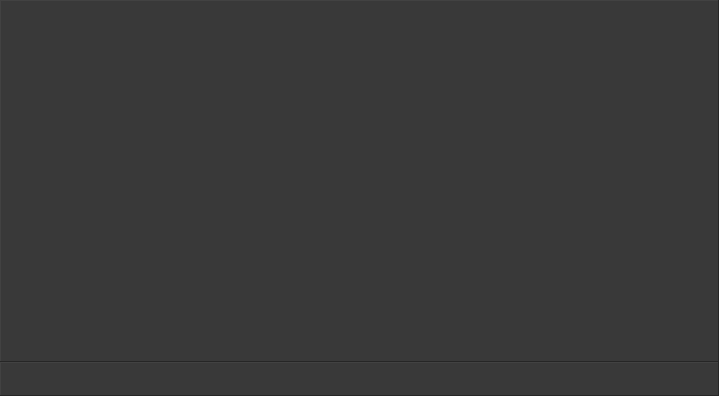
<?xml version="1.0" encoding="UTF-8"?>
<ui version="4.0">
 <class>BrowserForm</class>
 <widget class="QWidget" name="BrowserForm">
  <property name="geometry">
   <rect>
    <x>0</x>
    <y>0</y>
    <width>719</width>
    <height>396</height>
   </rect>
  </property>
  <property name="windowTitle">
   <string>Form</string>
  </property>
  <property name="styleSheet">
   <string notr="true">QToolButton{
border:0px solid rgb(170, 0, 0);
border-radius:3px ;
font-weight: bold ;
}</string>
  </property>
  <layout class="QVBoxLayout" name="verticalLayout_2" stretch="0,9">
   <property name="spacing">
    <number>0</number>
   </property>
   <property name="leftMargin">
    <number>0</number>
   </property>
   <property name="topMargin">
    <number>0</number>
   </property>
   <property name="rightMargin">
    <number>0</number>
   </property>
   <property name="bottomMargin">
    <number>0</number>
   </property>
   <item>
    <widget class="QFrame" name="frame">
     <property name="font">
      <font>
       <family>新宋体</family>
      </font>
     </property>
     <property name="styleSheet">
      <string notr="true">background-color: rgb(57, 57, 57);
</string>
     </property>
     <property name="frameShape">
      <enum>QFrame::Panel</enum>
     </property>
     <property name="frameShadow">
      <enum>QFrame::Raised</enum>
     </property>
     <layout class="QHBoxLayout" name="horizontalLayout">
      <property name="leftMargin">
       <number>6</number>
      </property>
      <property name="topMargin">
       <number>6</number>
      </property>
      <property name="rightMargin">
       <number>6</number>
      </property>
      <property name="bottomMargin">
       <number>6</number>
      </property>
      <item>
       <spacer name="horizontalSpacer">
        <property name="orientation">
         <enum>Qt::Horizontal</enum>
        </property>
        <property name="sizeHint" stdset="0">
         <size>
          <width>40</width>
          <height>20</height>
         </size>
        </property>
       </spacer>
      </item>
     </layout>
    </widget>
   </item>
   <item>
    <layout class="QVBoxLayout" name="verticalLayout">
     <property name="spacing">
      <number>0</number>
     </property>
     <property name="leftMargin">
      <number>0</number>
     </property>
     <property name="topMargin">
      <number>0</number>
     </property>
     <property name="rightMargin">
      <number>0</number>
     </property>
     <property name="bottomMargin">
      <number>0</number>
     </property>
     <item>
      <widget class="QFrame" name="frame_2">
       <property name="minimumSize">
        <size>
         <width>0</width>
         <height>34</height>
        </size>
       </property>
       <property name="maximumSize">
        <size>
         <width>16777215</width>
         <height>34</height>
        </size>
       </property>
       <property name="styleSheet">
        <string notr="true">background-color: rgb(57, 57, 57);
font-color: rgb(255, 255, 255);</string>
       </property>
       <property name="frameShape">
        <enum>QFrame::Panel</enum>
       </property>
       <property name="frameShadow">
        <enum>QFrame::Raised</enum>
       </property>
       <layout class="QVBoxLayout" name="verticalLayout_3">
        <property name="spacing">
         <number>5</number>
        </property>
        <property name="leftMargin">
         <number>5</number>
        </property>
        <property name="topMargin">
         <number>5</number>
        </property>
        <property name="rightMargin">
         <number>5</number>
        </property>
        <property name="bottomMargin">
         <number>5</number>
        </property>
        <item>
         <widget class="QLabel" name="label">
          <property name="sizePolicy">
           <sizepolicy hsizetype="Expanding" vsizetype="Minimum">
            <horstretch>0</horstretch>
            <verstretch>0</verstretch>
           </sizepolicy>
          </property>
          <property name="maximumSize">
           <size>
            <width>16777215</width>
            <height>24</height>
           </size>
          </property>
          <property name="palette">
           <palette>
            <active>
             <colorrole role="WindowText">
              <brush brushstyle="SolidPattern">
               <color alpha="255">
                <red>255</red>
                <green>255</green>
                <blue>255</blue>
               </color>
              </brush>
             </colorrole>
             <colorrole role="Button">
              <brush brushstyle="SolidPattern">
               <color alpha="255">
                <red>57</red>
                <green>57</green>
                <blue>57</blue>
               </color>
              </brush>
             </colorrole>
             <colorrole role="Text">
              <brush brushstyle="SolidPattern">
               <color alpha="255">
                <red>255</red>
                <green>255</green>
                <blue>255</blue>
               </color>
              </brush>
             </colorrole>
             <colorrole role="Base">
              <brush brushstyle="SolidPattern">
               <color alpha="255">
                <red>57</red>
                <green>57</green>
                <blue>57</blue>
               </color>
              </brush>
             </colorrole>
             <colorrole role="Window">
              <brush brushstyle="SolidPattern">
               <color alpha="255">
                <red>57</red>
                <green>57</green>
                <blue>57</blue>
               </color>
              </brush>
             </colorrole>
            </active>
            <inactive>
             <colorrole role="WindowText">
              <brush brushstyle="SolidPattern">
               <color alpha="255">
                <red>255</red>
                <green>255</green>
                <blue>255</blue>
               </color>
              </brush>
             </colorrole>
             <colorrole role="Button">
              <brush brushstyle="SolidPattern">
               <color alpha="255">
                <red>57</red>
                <green>57</green>
                <blue>57</blue>
               </color>
              </brush>
             </colorrole>
             <colorrole role="Text">
              <brush brushstyle="SolidPattern">
               <color alpha="255">
                <red>255</red>
                <green>255</green>
                <blue>255</blue>
               </color>
              </brush>
             </colorrole>
             <colorrole role="Base">
              <brush brushstyle="SolidPattern">
               <color alpha="255">
                <red>57</red>
                <green>57</green>
                <blue>57</blue>
               </color>
              </brush>
             </colorrole>
             <colorrole role="Window">
              <brush brushstyle="SolidPattern">
               <color alpha="255">
                <red>57</red>
                <green>57</green>
                <blue>57</blue>
               </color>
              </brush>
             </colorrole>
            </inactive>
            <disabled>
             <colorrole role="WindowText">
              <brush brushstyle="SolidPattern">
               <color alpha="255">
                <red>120</red>
                <green>120</green>
                <blue>120</blue>
               </color>
              </brush>
             </colorrole>
             <colorrole role="Button">
              <brush brushstyle="SolidPattern">
               <color alpha="255">
                <red>57</red>
                <green>57</green>
                <blue>57</blue>
               </color>
              </brush>
             </colorrole>
             <colorrole role="Text">
              <brush brushstyle="SolidPattern">
               <color alpha="255">
                <red>120</red>
                <green>120</green>
                <blue>120</blue>
               </color>
              </brush>
             </colorrole>
             <colorrole role="Base">
              <brush brushstyle="SolidPattern">
               <color alpha="255">
                <red>57</red>
                <green>57</green>
                <blue>57</blue>
               </color>
              </brush>
             </colorrole>
             <colorrole role="Window">
              <brush brushstyle="SolidPattern">
               <color alpha="255">
                <red>57</red>
                <green>57</green>
                <blue>57</blue>
               </color>
              </brush>
             </colorrole>
            </disabled>
           </palette>
          </property>
          <property name="font">
           <font>
            <family>新宋体</family>
           </font>
          </property>
          <property name="styleSheet">
           <string notr="true">background-color: rgb(57, 57, 57);
</string>
          </property>
          <property name="text">
           <string/>
          </property>
         </widget>
        </item>
       </layout>
      </widget>
     </item>
    </layout>
   </item>
  </layout>
 </widget>
 <resources/>
 <connections/>
</ui>
